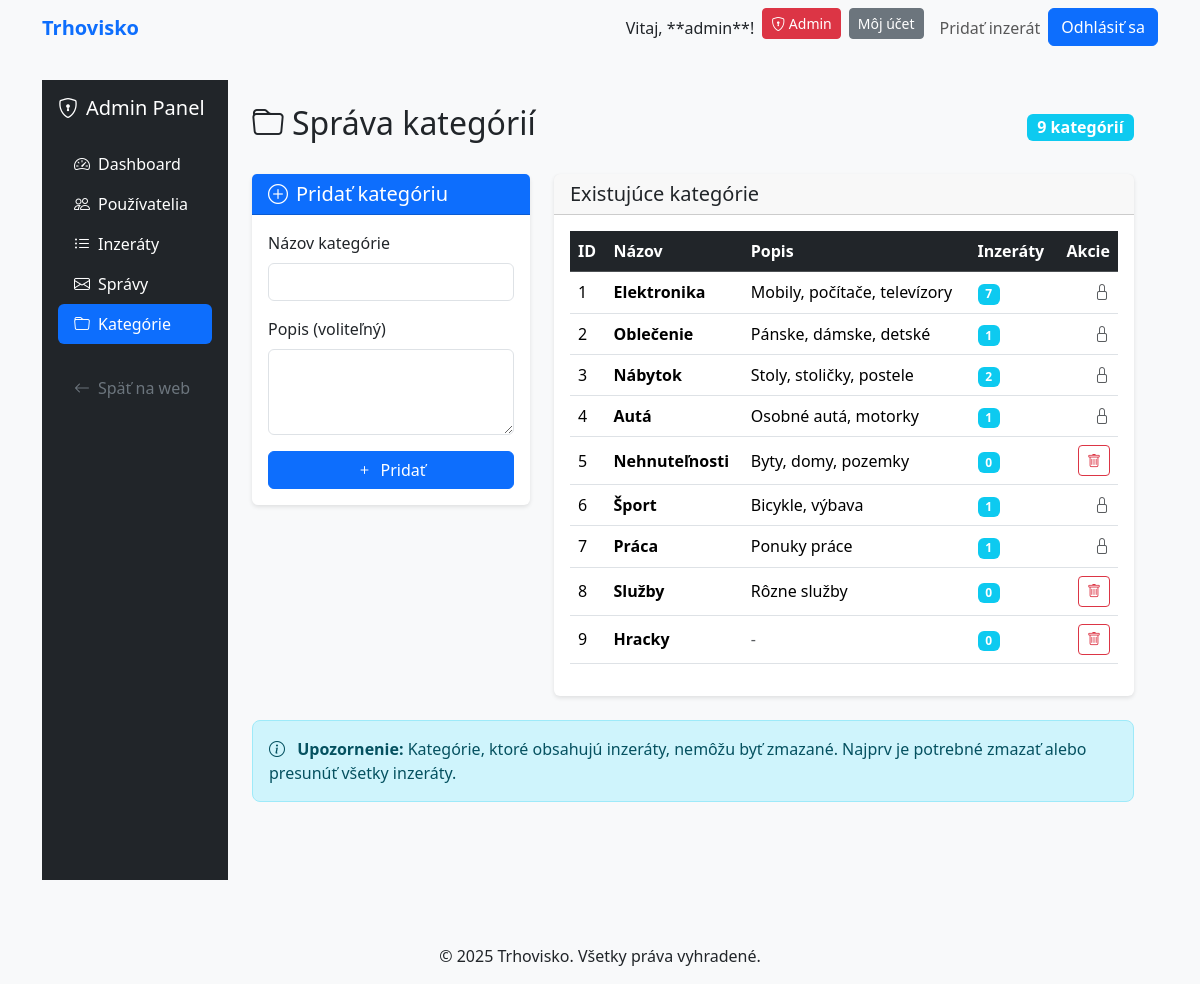
The page /admin/categories (signed in) on the database its author committed.
### models.py (models this page shows, shortened)
class User(db.Model, UserMixin):
    id = db.Column(db.Integer, primary_key=True)
    username = db.Column(db.String(20), unique=True, nullable=False)
    email = db.Column(db.String(120), unique=True, nullable=False)
    password_hash = db.Column(db.String(128), nullable=False)
    role = db.Column(db.String(20), default='user')
    created_at = db.Column(db.DateTime, default=datetime.utcnow)
    listings = db.relationship('Listing', backref='author', lazy=True, cascade='all, delete-orphan')
    sent_messages = db.relationship('Message', foreign_keys=[Message.sender_id], backref='sender', lazy=True, cascade='all, delete-orphan')
    received_messages = db.relationship('Message', foreign_keys=[Message.receiver_id], backref='receiver', lazy=True, cascade='all, delete-orphan')
    favorites = db.relationship('Favorite', backref='user', lazy=True, cascade='all, delete-orphan')
    def is_admin(self):
        return self.role == 'admin'

class Category(db.Model):
    id = db.Column(db.Integer, primary_key=True)
    name = db.Column(db.String(100), nullable=False)
    description = db.Column(db.Text)
    parent_id = db.Column(db.Integer, db.ForeignKey('category.id'), nullable=True)
    listings = db.relationship('Listing', backref='category', lazy=True)
    subcategories = db.relationship('Category', backref=db.backref('parent', remote_side=[id]), lazy=True)

### routes.py (the view)
    @app.route('/admin/categories')
    @login_required
    @admin_required
    def admin_categories():
        categories = Category.query.all()
        return render_template('admin/categories.html', categories=categories)

### app.py (called while the page is built)
    @app.context_processor
    def inject_user():
        from flask_login import current_user
        return dict(current_user=current_user)

    @login_manager.user_loader
    def load_user(user_id):
        from models import User
        return db.session.get(User, int(user_id))

### routes.py (called while the page is built)
def admin_required(f):
    from functools import wraps
    @wraps(f)
    def decorated_function(*args, **kwargs):
        if not current_user.is_authenticated or not current_user.is_admin():
            flash('Prístup zamietnutý. Vyžadujú sa administrátorské práva.', 'danger')
            return redirect(url_for('home'))
        return f(*args, **kwargs)
    return decorated_function

### templates/admin/categories.html (shortened to what this page needs)
{% extends "admin/base_admin.html" %}
{% block admin_content %}
<div class="d-flex justify-content-between align-items-center mb-4">
    <h2><i class="bi bi-folder me-2"></i>Správa kategórií</h2>
    <span class="badge bg-info fs-6">{{ categories|length }} kategórií</span>
</div>
<div class="row">
    <div class="col-md-4 mb-4">
        <div class="card">
            <div class="card-header bg-primary text-white">
                <h5 class="mb-0"><i class="bi bi-plus-circle me-2"></i>Pridať kategóriu</h5>
            </div>
            <div class="card-body">
                <form method="POST" action="{{ url_for('admin_add_category') }}">
                    <div class="mb-3">
                        <label for="name" class="form-label">Názov kategórie</label>
                        <input type="text" class="form-control" id="name" name="name" required>
                    </div>
                    <div class="mb-3">
                        <label for="description" class="form-label">Popis (voliteľný)</label>
                        <textarea class="form-control" id="description" name="description" rows="3"></textarea>
                    </div>
                    <button type="submit" class="btn btn-primary w-100">
                        <i class="bi bi-plus me-2"></i>Pridať
                    </button>
                </form>
            </div>
        </div>
    </div>
    <div class="col-md-8">
        <div class="card">
            <div class="card-header">
                <h5 class="mb-0">Existujúce kategórie</h5>
            </div>
            <div class="card-body">
                <div class="table-responsive">
                    <table class="table table-hover align-middle">
                        <thead class="table-dark">
                            <tr>
                                <th>ID</th>
                                <th>Názov</th>
                                <th>Popis</th>
                                <th>Inzeráty</th>
                                <th class="text-end">Akcie</th>
                            </tr>
                        </thead>
                        <tbody>
                            {% for category in categories %}
                            <tr>
                                <td>{{ category.id }}</td>
                                <td><strong>{{ category.name }}</strong></td>
                                <td>
                                    {% if category.description %}
                                    {{ category.description[:50] }}{% if category.description|length > 50 %}...{% endif %}
                                    {% else %}
                                    <span class="text-muted">-</span>
                                    {% endif %}
                                </td>
                                <td>
                                    <span class="badge bg-info">{{ category.listings|length }}</span>
                                </td>
                                <td class="text-end">
                                    {% if category.listings|length == 0 %}
                                    <form method="POST" action="{{ url_for('admin_delete_category', category_id=category.id) }}"
                                          class="d-inline"
                                          onsubmit="return confirm('Naozaj chcete zmazať kategóriu \"{{ category.name }}\"?');">
                                        <button type="submit" class="btn btn-sm btn-outline-danger" title="Zmazať">
                                            <i class="bi bi-trash"></i>
                                        </button>
                                    </form>
                                    {% else %}
                                    <span class="text-muted" title="Kategória obsahuje inzeráty">
                                        <i class="bi bi-lock"></i>
                                    </span>
                                    {% endif %}
                                </td>
                            </tr>
                            {% endfor %}
                        </tbody>
                    </table>
                </div>
            </div>
        </div>
    </div>
</div>
<div class="alert alert-info mt-4">
    <i class="bi bi-info-circle me-2"></i>
    <strong>Upozornenie:</strong> Kategórie, ktoré obsahujú inzeráty, nemôžu byť zmazané. Najprv je potrebné zmazať alebo presunúť všetky inzeráty.
</div>
{% endblock %}

### templates/base.html (shortened to what this page needs)
<!doctype html>
<html lang="sk">
<head>
    <link href="https://cdn.jsdelivr.net/npm/bootstrap@5.3.3/dist/css/bootstrap.min.css" rel="stylesheet">
    <link rel="stylesheet" href="https://cdn.jsdelivr.net/npm/bootstrap-icons@1.11.3/font/bootstrap-icons.min.css">
    <link rel="stylesheet" href="{{ url_for('static', filename='css/main.css') }}">
</head>
<body>
    <header>
        <nav class="navbar navbar-expand-lg navbar-light bg-light">
            <div class="container">
                <a class="navbar-brand" href="{{ url_for('home') }}">Trhovisko</a>
                <div class="collapse navbar-collapse" id="navbarNav">
                    <ul class="navbar-nav ms-auto">
                        {% if current_user.is_authenticated %}
                            <li class="nav-item">
                                <span class="nav-link text-dark">Vitaj, **{{ current_user.username }}**!</span>
                            </li>
                            {% if current_user.is_admin() %}
                            <li class="nav-item">
                                <a class="btn btn-sm btn-danger me-2" href="{{ url_for('admin_panel') }}">
                                    <i class="bi bi-shield-lock"></i> Admin
                                </a>
                            </li>
                            {% endif %}
                            <li class="nav-item">
                                <a class="btn btn-sm btn-secondary me-2" href="{{ url_for('dashboard') }}">Môj účet</a>
                            </li>
                            <li class="nav-item">
                                <a class="nav-link" href="{{ url_for('new_listing') }}">Pridať inzerát</a>
                            </li>
                            <li class="nav-item">
                                <a class="btn btn-primary" href="{{ url_for('logout') }}">Odhlásiť sa</a>
                            </li>
                        {% endif %}
                    </ul>
                </div>
            </div>
        </nav>
    </header>
    <main class="container my-4">
        {% block content %}{% endblock %}
    </main>
    <footer class="bg-light py-3 mt-5">
        <div class="container text-center">
            <p class="mb-0">&copy; 2025 Trhovisko. Všetky práva vyhradené.</p>
        </div>
    </footer>
</body>
</html>

### static/css/main.css (style rules this page uses)
body { font-family: 'Segoe UI', Tahoma, Geneva, Verdana, sans-serif; background-color: #f8f9fa; }
.navbar-brand { font-weight: 700; color: #0d6efd !important; }
.card { transition: transform 0.2s; border: none; box-shadow: 0 2px 4px rgba(0,0,0,0.1); }
.btn-primary { background-color: #0d6efd; border-color: #0d6efd; }
.alert { border-radius: 0.5rem; }

### rows shown on the page
User: username "admin"
Category: id "1", name "Elektronika", description "Mobily, počítače, televízory", listings|length "7"
Category: id "2", name "Oblečenie", description "Pánske, dámske, detské", listings|length "1"
Category: id "3", name "Nábytok", description "Stoly, stoličky, postele", listings|length "2"
Category: id "4", name "Autá", description "Osobné autá, motorky", listings|length "1"
Category: id "5", name "Nehnuteľnosti", description "Byty, domy, pozemky", listings|length "0"
Category: id "6", name "Šport", description "Bicykle, výbava", listings|length "1"
Category: id "7", name "Práca", description "Ponuky práce", listings|length "1"
Category: id "8", name "Služby", description "Rôzne služby", listings|length "0"
Category: id "9", name "Hracky", listings|length "0"

### other values the page prints
{{ categories|length }} "9"
